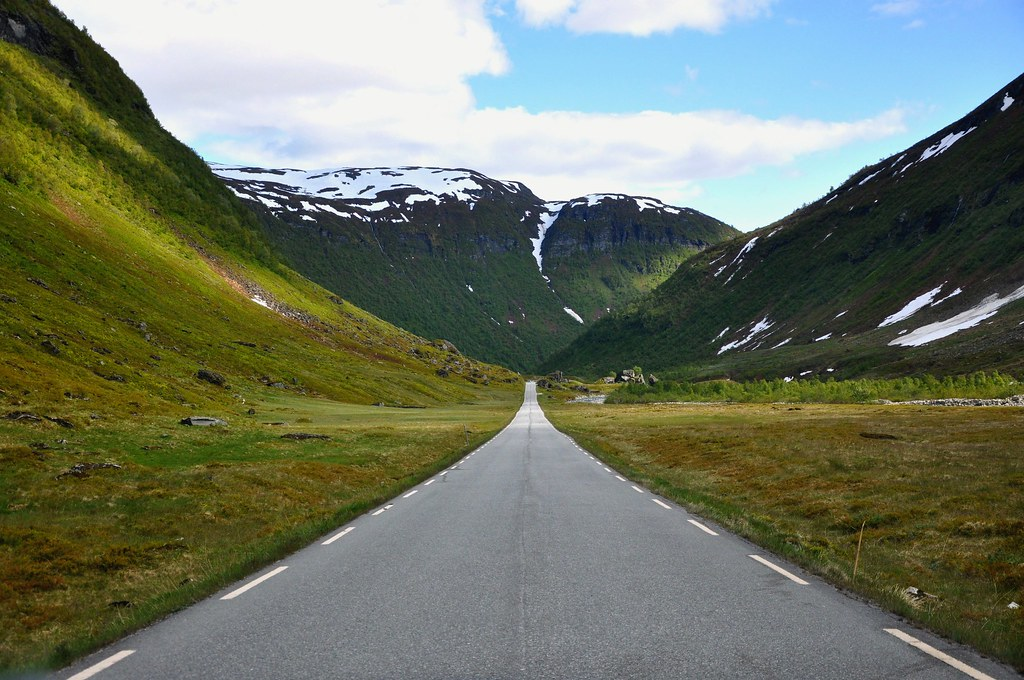
#> input picture 7-EdgeDetection/road.jpg, 1024 x 680 px
$ python 7.py
#> lines starting #> are read from the running program, lines starting #| are printed output that depends on the picture
import cv2 as cv
import numpy as np
import matplotlib.pyplot as plt


image = cv.imread('road.jpg', 0)
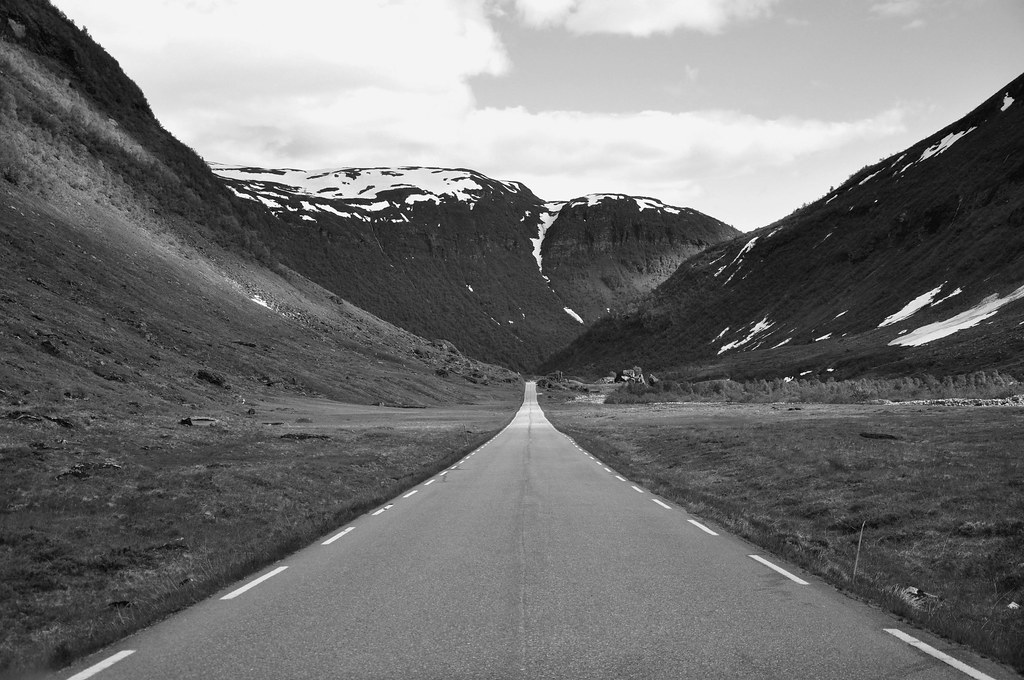
#> image: shape (680, 1024); min 0, max 255, mean 114.5
noise_removed = cv.GaussianBlur(image, (5,5), 0)

# Laplacian
lap_1 = cv.Laplacian(image, cv.CV_64F, ksize=9)
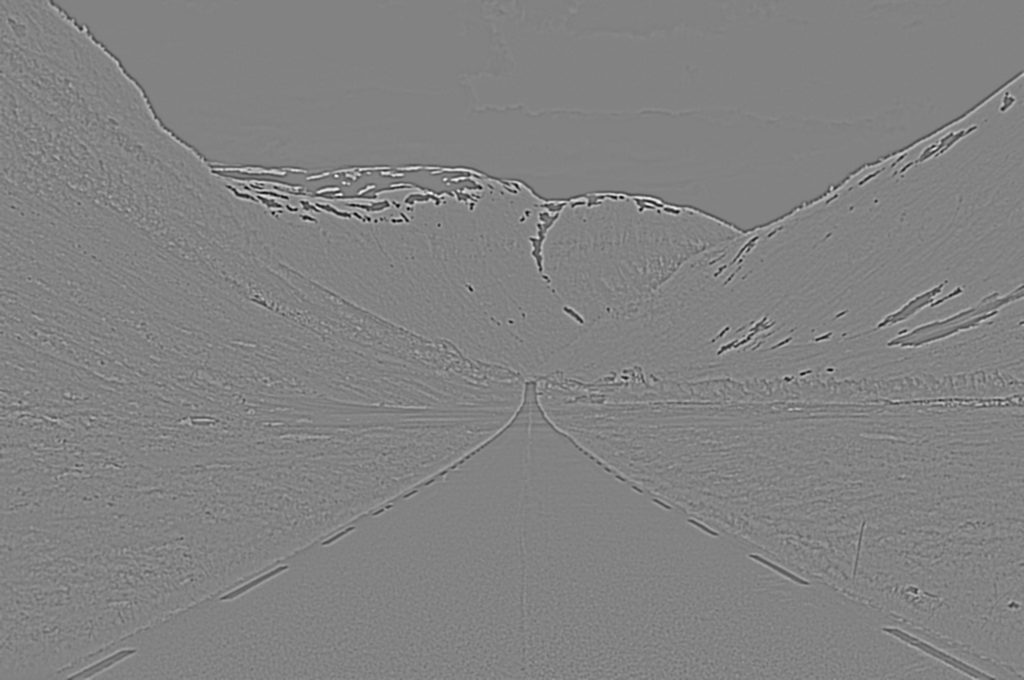
#> lap_1: shape (680, 1024) float64; min -1035152, max 985454, mean 6.8; drawn with min black and max white
lap_2 = cv.Laplacian(noise_removed, cv.CV_64F, ksize=9)

# titles = ['Original Image',"Laplacian with ksize=9", 'Laplacian with kszie=9 & Blured']
# images = [image, lap_1, lap_2]


# Sobel
sobelx = cv.Sobel(noise_removed, cv.CV_64F, 1, 0, ksize=5)
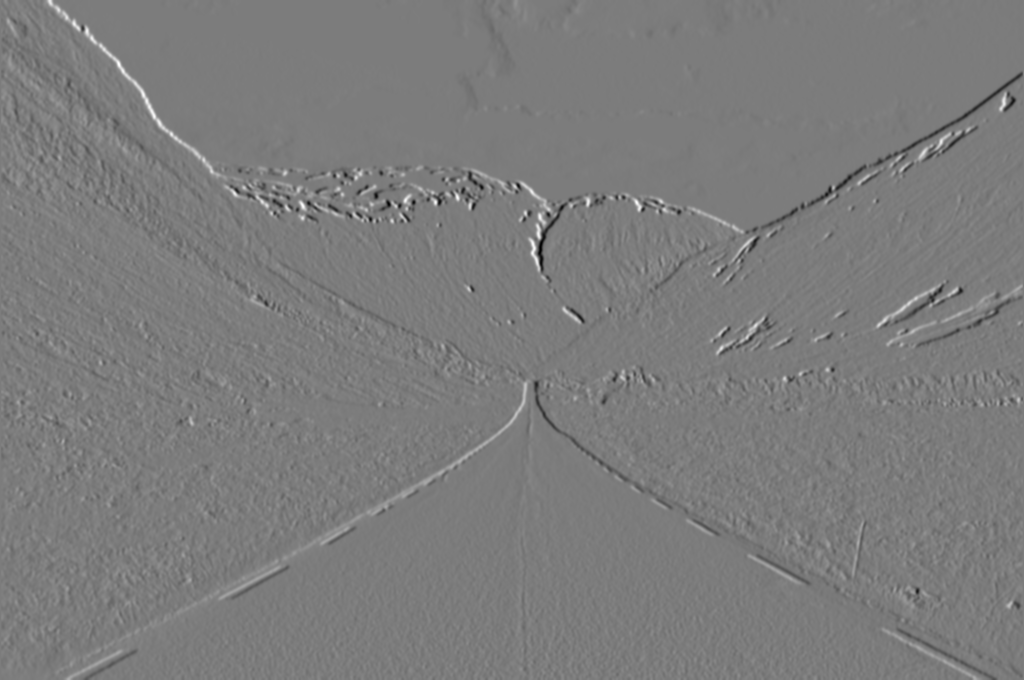
#> sobelx: shape (680, 1024) float64; min -6154, max 6460, mean -0.1; drawn with min black and max white

sobely = cv.Sobel(noise_removed, cv.CV_64F, 0, 1, ksize=5)
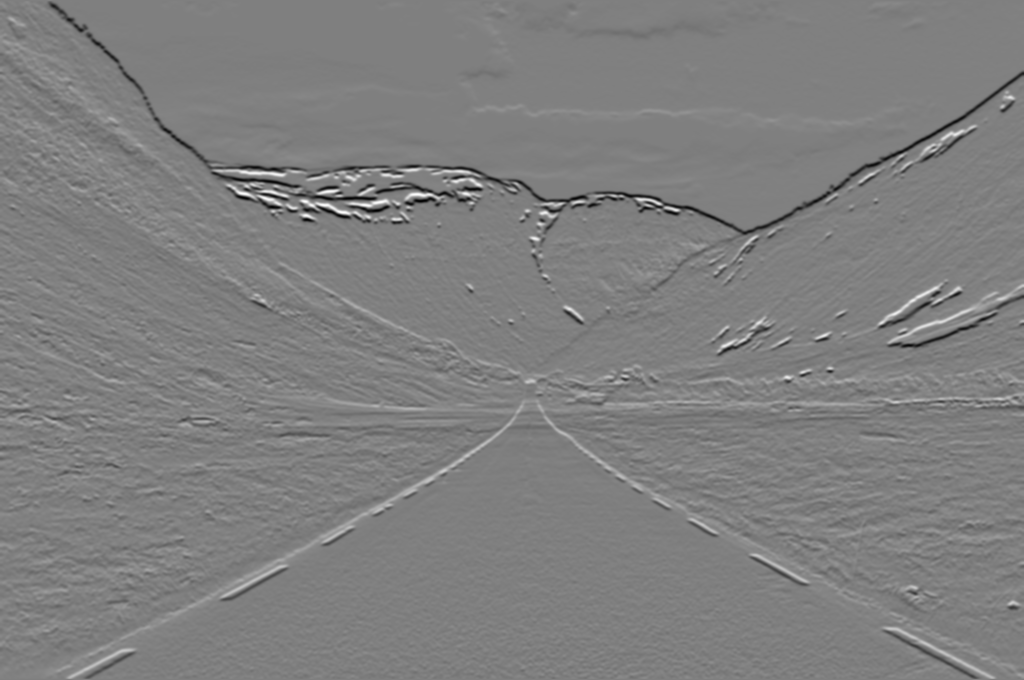
#> sobely: shape (680, 1024) float64; min -7108, max 7067, mean -19.4; drawn with min black and max white


# [16 lines of commented-out code are left out]
canny = cv.Canny(noise_removed, 100, 200)
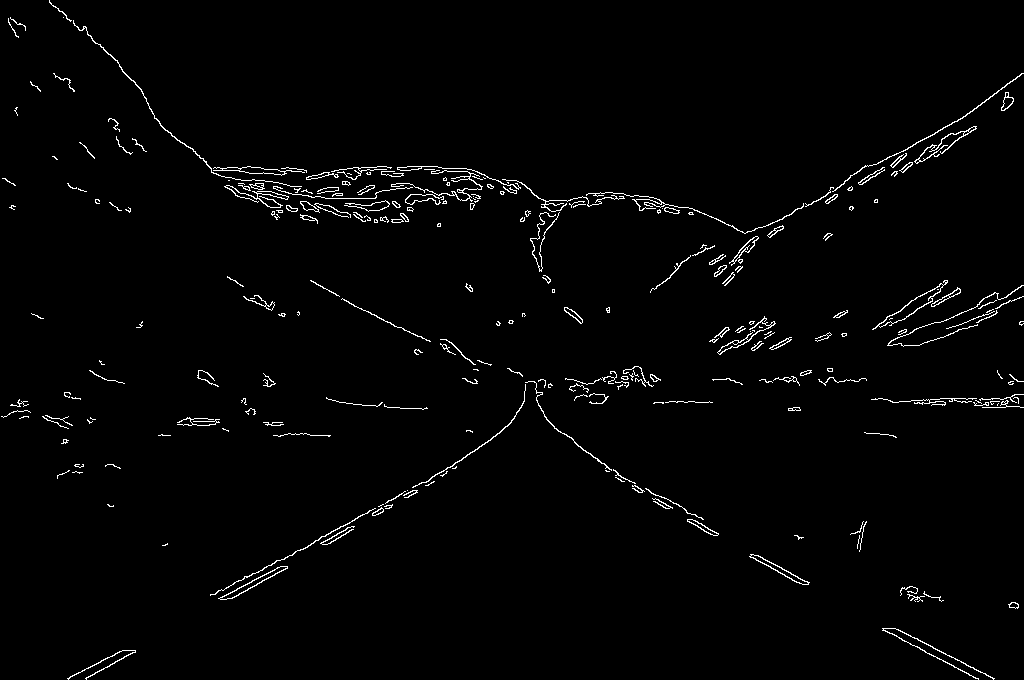
#> canny: shape (680, 1024); 1.7% white in thin lines or dots

titles = ['Noise Removed Image',"Laplacian", 'Sobel Y', 'Canny']
images = [noise_removed, sobelx, lap_2, canny]

plt.figure(figsize=(12,6))
for i in range(4):
    plt.subplot(1,4,i+1)
    plt.imshow(images[i],'gray')
    plt.title(titles[i])
    plt.xticks([])
    plt.yticks([])
plt.tight_layout()
plt.show()


cv.waitKey(0)
cv.destroyAllWindows()
